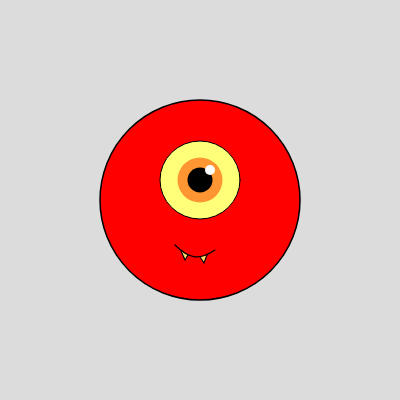
Frame 1 (no input)
Frame 60 (no input): identical to frame 1, image omitted
Frame 120 (the mouse pressed at the canvas centre since frame 60): identical to frame 1, image omitted

The p5.js sketch that drew this single still picture (run headless with seeded random() and noise() and a simulated clock; from frame 60 on, the mouse is pressed at the canvas centre):

// p5.js sketch
// ── sketch.js
// ALIEN ACTIVITY | USE BEZIER CURVES AND SHAPES TO CREATE AN ALIEN

function setup() {
  createCanvas(400, 400);
}

function draw() {
  background(220);
  
  // body
  fill(255, 0, 0);
  strokeWeight(1.5);
  ellipse(200, 200, 200);
  
  // eye
  strokeWeight(1)
  fill(255, 255, 120)
  ellipse(200, 180, 80, 78);
  noStroke();
  fill(255, 150, 50);
  ellipse(200, 180, 45);
  fill(0);
  ellipse(200, 180, 25);
  fill(255);
  ellipse(210, 170, 10);
  
  // teeth
  stroke(0);
  strokeWeight(1.2);
  fill(255, 255, 120, 220);
  beginShape();
  // line(180, 250, 185, 260);
  vertex(181, 251);
  vertex(185, 260);
  // line(185, 260, 188, 255);
  vertex(185, 260);
  vertex(188, 255);
  endShape();
  beginShape();
  // line(200, 257, 204, 263);
  vertex(200, 257);
  vertex(204, 263);
  // line(204, 263, 207, 255);
  vertex(204, 263); 
  vertex(207, 255);
  endShape();
  
  // smile
  noFill();
  strokeWeight(1.2);
  stroke(0);
  beginShape();
  vertex(175, 245);   // (x1, y1)
  // (x2, y2, x3, y3, coordinate[x4, y4])
  bezierVertex(190, 260, 200, 260, 215, 250);
  endShape();
  
  // patterns
  // hands
  // feet
  // antenna??
}
